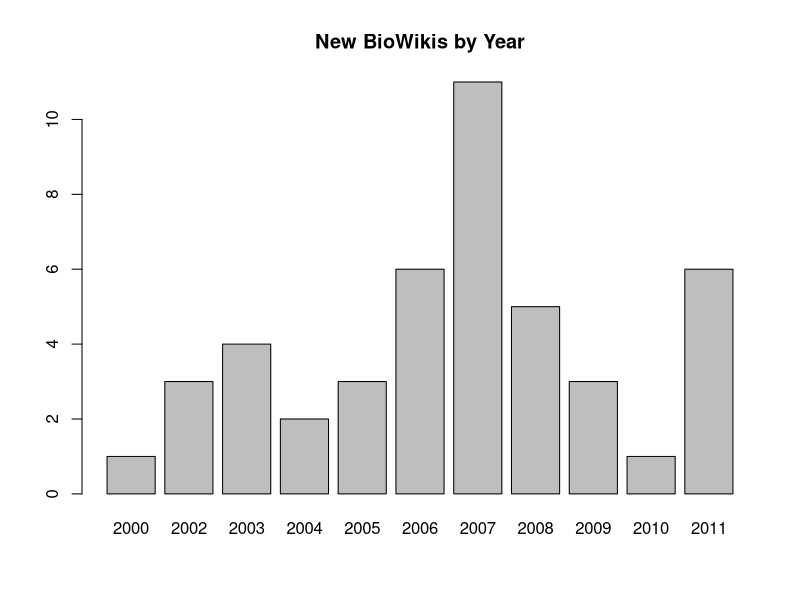

Generate this figure with R:
if(!interactive())
  png()

my.dat <- 
  read.table("table.dat", sep="\t")




barplot(table(my.dat$V1),
        main="New BioWikis by Year")
